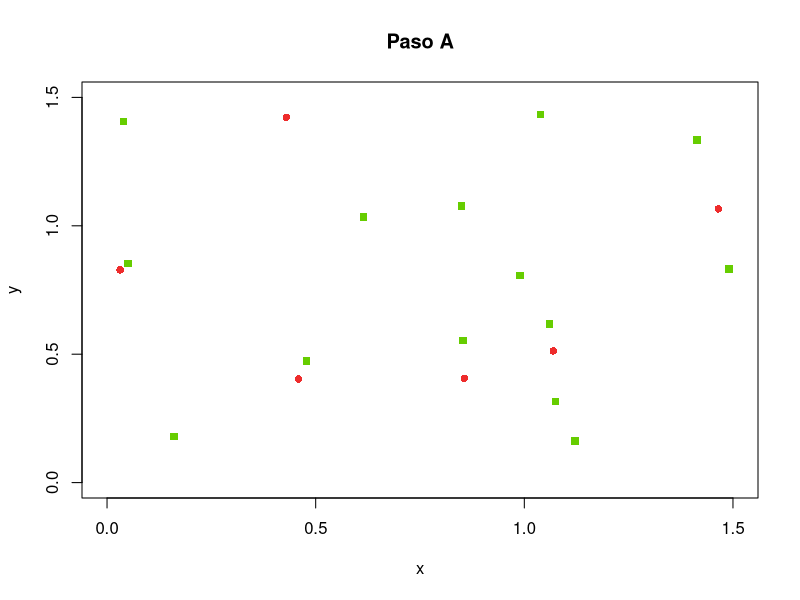
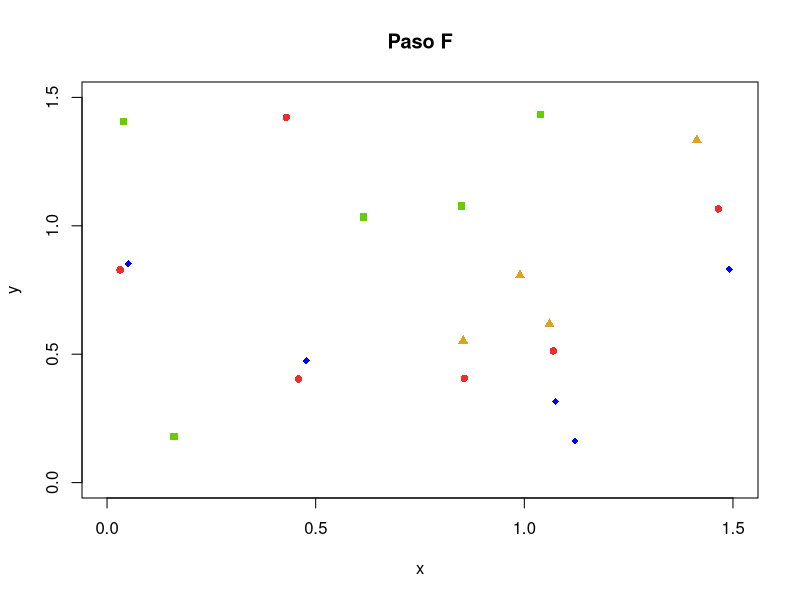

Here is the R script that generated these plots, in order:
puntos = 20
n = 1.5
umbral = 0.2
prob = sample(c(0,1),n,TRUE,c(0.5,0.5))
datos = data.frame(x=runif(puntos,0,n),y=runif(puntos,0,n), estado=sample(c(0,1),puntos,TRUE,c(0.8,0.2)))
ordatos = datos[order(datos$x),]
print(ordatos)
salida <- paste("p6_t", "A", ".png", sep="")
tiempo <- paste("Paso", "A")
png(salida)
plot(n, type="n", main=tiempo, xlim=c(0, n), ylim=c(0, n), xlab="x", ylab="y")

aS =ordatos[ordatos$estado == 0,]
aI =ordatos[ordatos$estado == 1,]
#aR =ordatos[ordatos$estado == 1,]
if (nrow(aS) > 0) {
    points(aS$x, aS$y, pch=15, col="chartreuse3", bg="chartreuse3")
}
if (nrow(aI) > 0) {
    points(aI$x, aI$y, pch=16, col="firebrick2", bg="firebrick2")
}
#if (nrow(aR) > 0) {
#    points(aR$x, aR$y, pch=17, col="goldenrod", bg="goldenrod")
#}
graphics.off()
cercanos= data.frame(i=numeric(),x=numeric(),y=numeric(), estado=numeric())
for(i in 1:puntos){
    ap = cbind(i,ordatos[i,])
    if(nrow(cercanos) > 0){
        cercanos= cercanos[which(cercanos$x>(ap$x-umbral)),]
        d = sqrt((rep(ap$x, nrow(cercanos))-cercanos$x)**2)+((rep(ap$y,nrow(cercanos))-cercanos$y)**2)
        if(length(which(d<umbral)) > 0){
            li = cercanos[which(d<umbral),]            
            if(ap$estado == 1){
                if( length(which(li$estado==0))  > 0){
                    aux = li[which(li$estado == 0),]
                    ordatos[aux$i,]$estado = 0.5
                }
            }
            if(ap$estado == 0) {
                if( length(which(li$estado==1))  >0){
                    ordatos[ap$i,]$estado = 2
                }
            }
        }
        
        
    }
    cercanos = rbind(cercanos,ap)
}

salida <- paste("p6_t", "F", ".png", sep="")
tiempo <- paste("Paso", "F")
png(salida)
plot(n, type="n", main=tiempo, xlim=c(0, n), ylim=c(0, n), xlab="x", ylab="y")

aS =ordatos[ordatos$estado == 0,]
aI =ordatos[ordatos$estado == 1,]
aR =ordatos[ordatos$estado == 0.5,]
aV =ordatos[ordatos$estado == 2,]
if (nrow(aS) > 0) {
    points(aS$x, aS$y, pch=15, col="chartreuse3", bg="chartreuse3")
}
if (nrow(aI) > 0) {
    points(aI$x, aI$y, pch=16, col="firebrick2", bg="firebrick2")
}
if (nrow(aR) > 0) {
    points(aR$x, aR$y, pch=17, col="goldenrod", bg="goldenrod")
}
if (nrow(aV) > 0) {
    points(aV$x, aV$y, pch=18, col="blue", bg="blue")
}
graphics.off()
print(ordatos)
